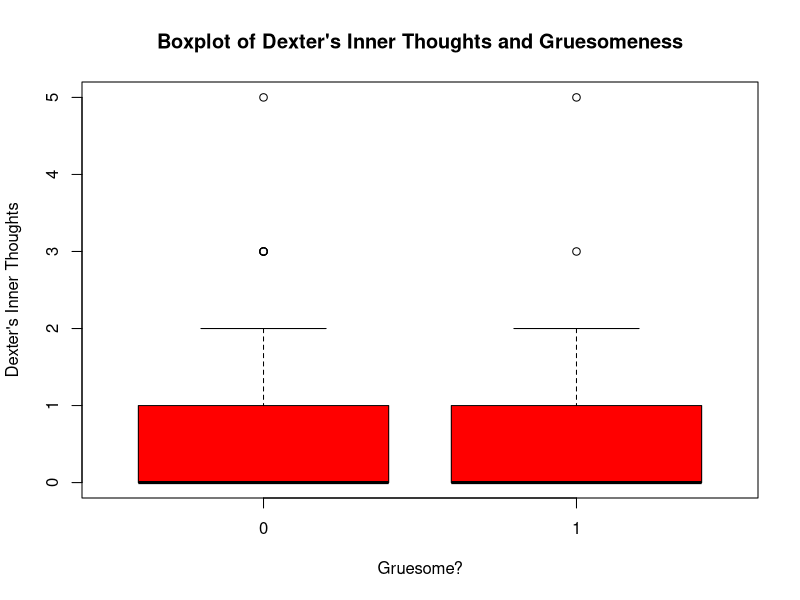
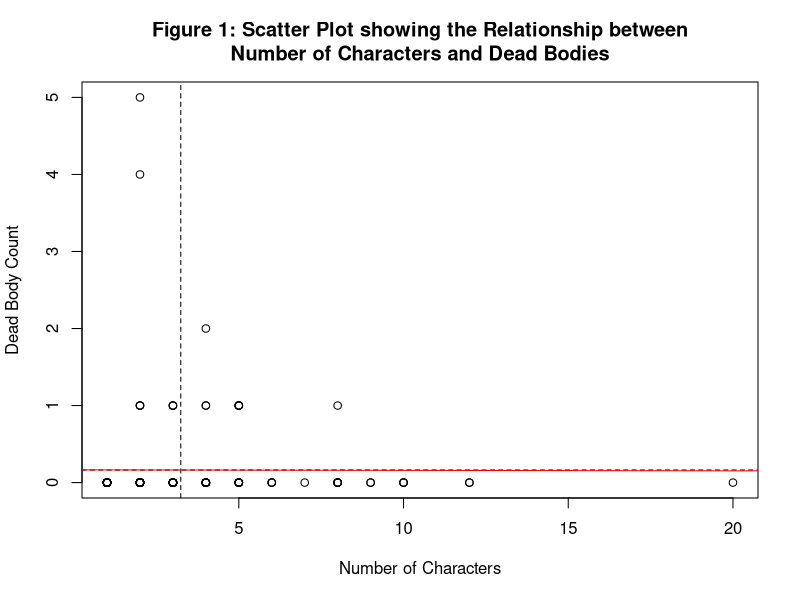
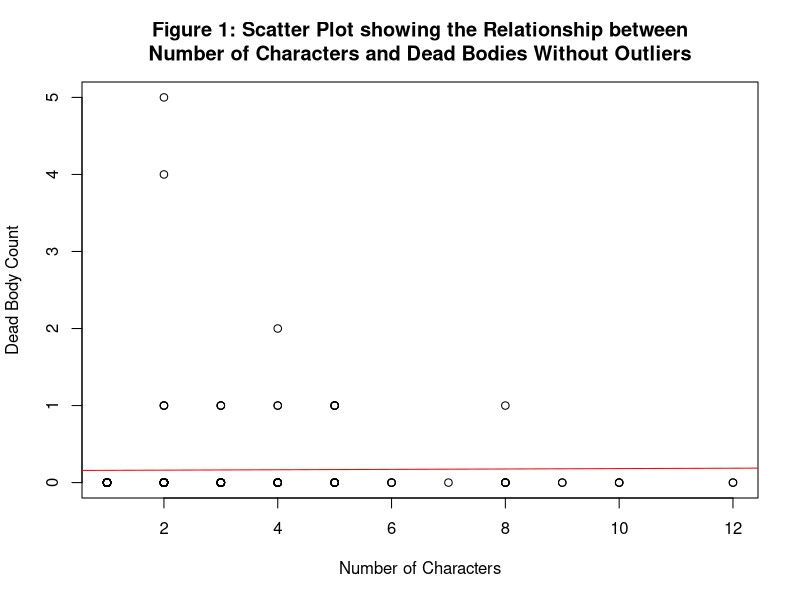
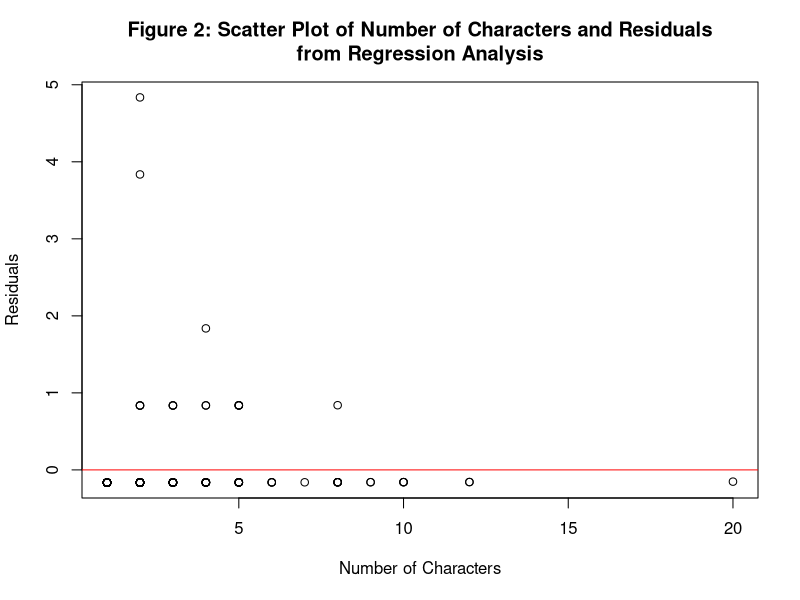
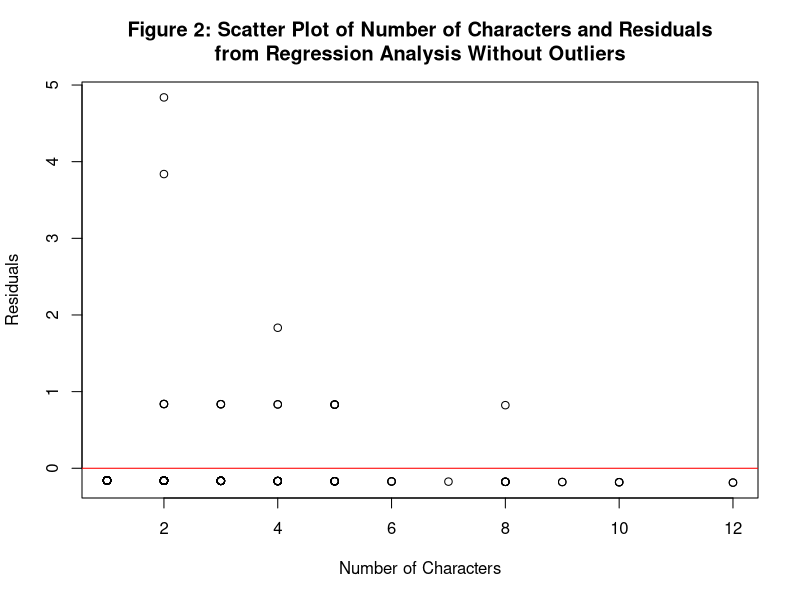

Write the R code that produced these figures, in order.
# Set Working Directory
setwd("H:/sta215")

# Load "haven" package
library("haven")

# Load "dplyr" package for data without outliers
library(dplyr)

#Load raw_data 
raw_data<-read.csv("raw_data.csv")

#Table 1: Descriptive Statistics

#Quantitative Variable 1
mean(raw_data$dexter_inner_thoughts)
sd(raw_data$dexter_inner_thoughts)
summary(raw_data$dexter_inner_thoughts)

#Quantitative variable 2
mean(raw_data$dead_body_count)
sd(raw_data$dead_body_count)
summary(raw_data$dead_body_count)

#Quantitative variable 3
mean(raw_data$number_characters)
sd(raw_data$number_characters)
summary(raw_data$number_characters)

#Qualitative Variable 1
table(raw_data$lighting)
summary(raw_data$lighting)

#Qualitative Variable 2
table(raw_data$tension)
summary(raw_data$tension)

#Qualitative Variable 3
table(raw_data$gruesomeness)
summary(raw_data$gruesomeness)

#Table 2: Contingency Table

table(raw_data$tension,raw_data$lighting)
chisq.test(raw_data$tension,raw_data$lighting)
#chi-squared test returns a warning message because there are cells in the table that are less than 5 

#Figure 1: Box Plot
model <- lm(dexter_inner_thoughts ~ gruesomeness, data = raw_data)
summary(model)
aov_result <- aov(dexter_inner_thoughts ~ gruesomeness, data = raw_data)
summary(aov_result)
boxplot(dexter_inner_thoughts ~ gruesomeness, data = raw_data, xlab = "Gruesome?", ylab = "Dexter's Inner Thoughts", main = "Boxplot of Dexter's Inner Thoughts and Gruesomeness", col = "red") 

#Figure 2: Scatter Plot
plot(dead_body_count ~ number_characters, data = raw_data, xlab = "Number of Characters", ylab = "Dead Body Count", main = "Figure 1: Scatter Plot showing the Relationship between\nNumber of Characters and Dead Bodies")

# Add x line and y line for means
meany <- mean(raw_data$dead_body_count)
meanx <- mean(raw_data$number_characters)

abline(v = meanx, lty=2, col = "black")
abline(h = meany,lty=2, col = "black")

# Add the linear regression line to the scatter plot
linear_relationship <- lm(dead_body_count ~ number_characters, data = raw_data)
summary(linear_relationship)

abline(linear_relationship, col = "red")

#Remove outliers for the number of characters
#Done to see if the presence of outliers affect the result
dataset_withoutoutlier <- raw_data %>%
  filter(raw_data$number_characters < 15)

#New plot without outliers
plot(dead_body_count ~ number_characters, data = dataset_withoutoutlier, xlab = "Number of Characters", ylab = "Dead Body Count", main = "Figure 1: Scatter Plot showing the Relationship between\nNumber of Characters and Dead Bodies Without Outliers")

#Add linear regression line to new plot
linear_regression <- lm(dead_body_count ~ number_characters, data = dataset_withoutoutlier)
summary(linear_regression)

abline(linear_regression, col = "red")


#Figure 3: Residual Plot
# Plot the residuals
plot(raw_data$number_characters, residuals(linear_relationship), main = "Figure 2: Scatter Plot of Number of Characters and Residuals\nfrom Regression Analysis", xlab = "Number of Characters", ylab = "Residuals")

# Add a horizontal line at zero to indicate the baseline
abline(h = 0, col = "red")

#plot the residuals for data without outliers
plot(dataset_withoutoutlier$number_characters, residuals(linear_regression), main = "Figure 2: Scatter Plot of Number of Characters and Residuals\nfrom Regression Analysis Without Outliers", xlab = "Number of Characters", ylab = "Residuals")

#Add a horizontal line at zero to indicate the baseline for plot without residuals
abline(h = 0, col = "red")
